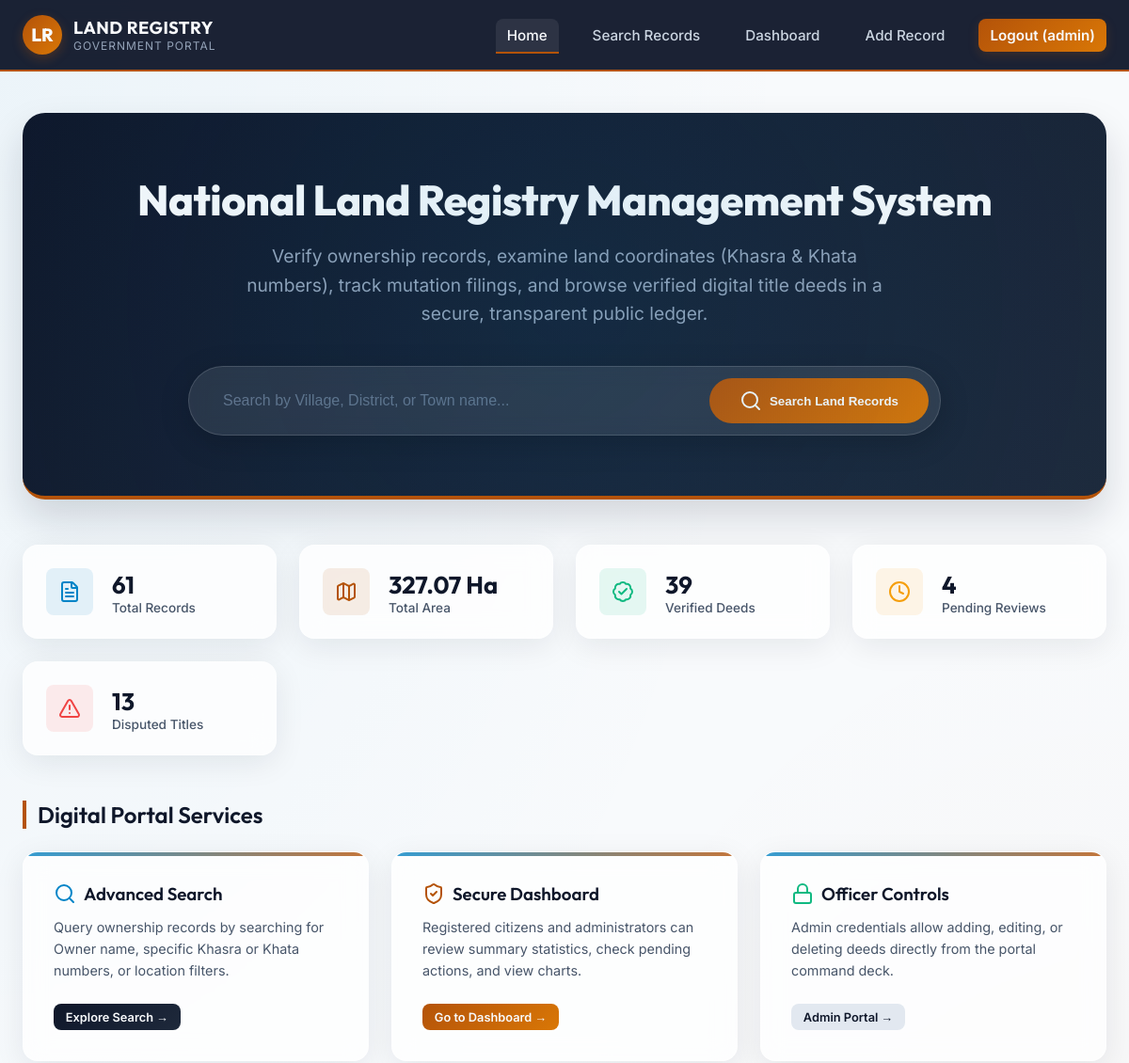
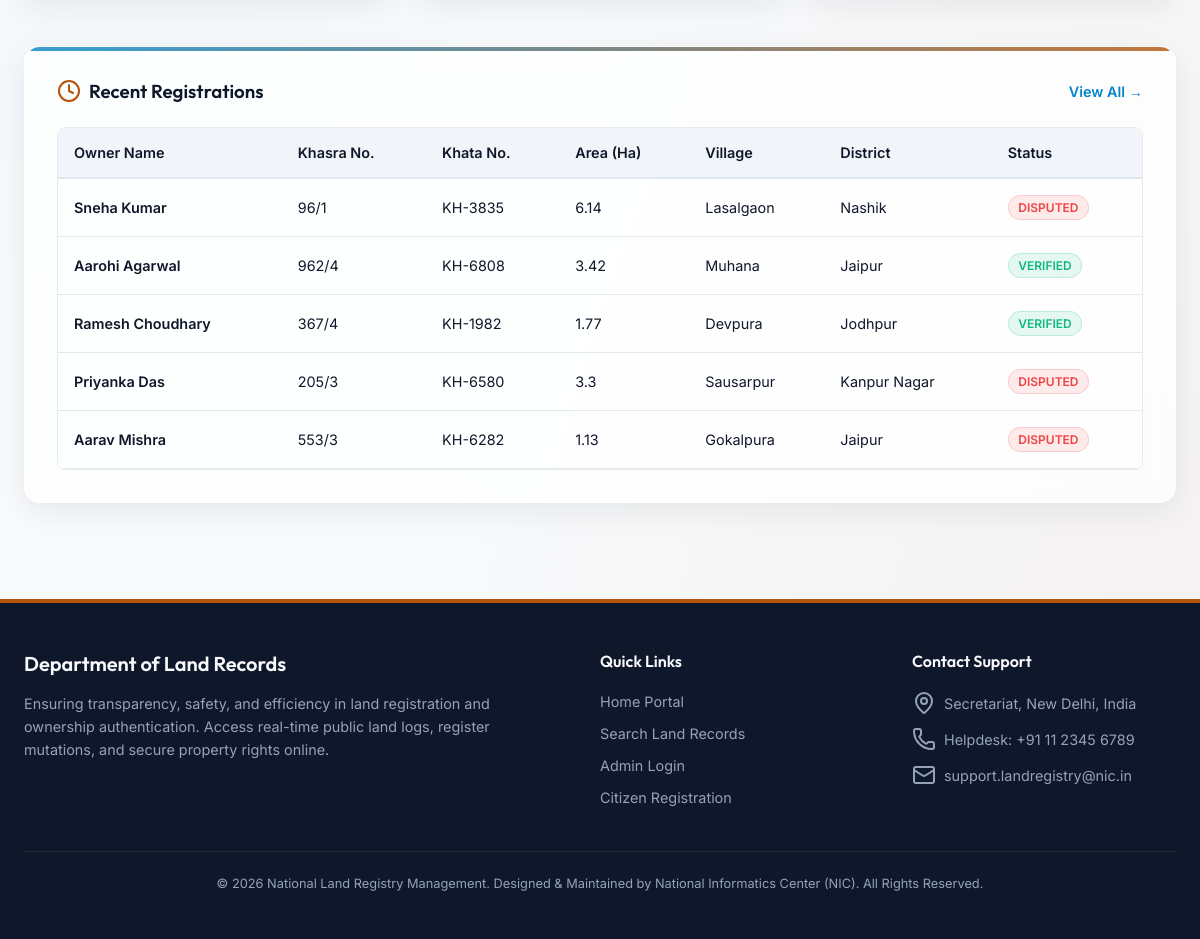
The page / (signed in) on the database its author committed (2 pictures, top to bottom).
### tables this page shows
CREATE TABLE land_records (
        id INTEGER PRIMARY KEY AUTOINCREMENT,
        owner_name TEXT NOT NULL,
        father_husband_name TEXT NOT NULL,
        aadhaar_id TEXT NOT NULL,
        mobile_number TEXT NOT NULL,
        khasra_number TEXT NOT NULL,
        khata_number TEXT NOT NULL,
        survey_number TEXT NOT NULL,
        area REAL NOT NULL,
        market_value REAL NOT NULL,
        village TEXT NOT NULL,
        tehsil TEXT NOT NULL,
        district TEXT NOT NULL,
        state TEXT NOT NULL,
        pin_code TEXT NOT NULL,
        land_type TEXT NOT NULL,
        registry_status TEXT NOT NULL,
        registration_date TEXT NOT NULL,
        remarks TEXT
    );

### app.py (the view)
@app.route('/')
def index():
    conn = get_db_connection()
    cursor = conn.cursor()
    stats = {}
    try:
        stats['total_records'] = cursor.execute('SELECT COUNT(*) FROM land_records').fetchone()[0]
        stats['total_area'] = cursor.execute('SELECT SUM(area) FROM land_records').fetchone()[0] or 0.0
        stats['total_value'] = cursor.execute('SELECT SUM(market_value) FROM land_records').fetchone()[0] or 0.0
        stats['verified_count'] = cursor.execute("SELECT COUNT(*) FROM land_records WHERE registry_status = 'Verified'").fetchone()[0]
        stats['pending_count'] = cursor.execute("SELECT COUNT(*) FROM land_records WHERE registry_status = 'Pending'").fetchone()[0]
        stats['disputed_count'] = cursor.execute("SELECT COUNT(*) FROM land_records WHERE registry_status = 'Disputed'").fetchone()[0]
        stats['total_area'] = round(stats['total_area'], 2)
        stats['total_value_cr'] = round(stats['total_value'] / 10000000.0, 2)  # Convert to Crores
    except sqlite3.Error as e:
        print("Database error:", e)
        stats = {
            'total_records': 0, 'total_area': 0.0, 'total_value_cr': 0.0,
            'verified_count': 0, 'pending_count': 0, 'disputed_count': 0
        }
    recent_records = []
    try:
        recent_records = cursor.execute('SELECT * FROM land_records ORDER BY id DESC LIMIT 5').fetchall()
    except sqlite3.Error as e:
        print("Database error:", e)
    conn.close()
    return render_template('index.html', stats=stats, recent_records=recent_records)

### app.py (called while the page is built)
def get_db_connection():
    print(f"Connecting to database at: {DB_PATH}")
    conn = sqlite3.connect(DB_PATH)
    conn.row_factory = sqlite3.Row
    return conn

def is_logged_in():
    return 'user_id' in session

@app.context_processor
def inject_user():
    return dict(
        logged_in=is_logged_in(),
        username=session.get('username'),
        role=session.get('role'),
        full_name=session.get('full_name')
    )

### templates/index.html (shortened to what this page needs)
{% extends 'base.html' %}
{% block content %}
<div class="hero">
    <h1>National Land Registry Management System</h1>
    <p>Verify ownership records, examine land coordinates (Khasra & Khata numbers), track mutation filings, and browse verified digital title deeds in a secure, transparent public ledger.</p>
    <div class="hero-search-container">
        <form action="{{ url_for('search') }}" method="GET" class="hero-search-form">
            <input type="text" name="location" placeholder="Search by Village, District, or Town name..." required>
            <button type="submit">
                <i data-lucide="search"></i> Search Land Records
            </button>
        </form>
    </div>
</div>
<div class="stats-grid">
    <div class="stat-card">
        <div class="stat-icon primary">
            <i data-lucide="file-text"></i>
        </div>
        <div class="stat-info">
            <span class="stat-value">{{ stats.total_records }}</span>
            <span class="stat-label">Total Records</span>
        </div>
    </div>
    <div class="stat-card">
        <div class="stat-icon accent">
            <i data-lucide="map"></i>
        </div>
        <div class="stat-info">
            <span class="stat-value">{{ stats.total_area }} Ha</span>
            <span class="stat-label">Total Area</span>
        </div>
    </div>
    <div class="stat-card">
        <div class="stat-icon success">
            <i data-lucide="badge-check"></i>
        </div>
        <div class="stat-info">
            <span class="stat-value">{{ stats.verified_count }}</span>
            <span class="stat-label">Verified Deeds</span>
        </div>
    </div>
    <div class="stat-card">
        <div class="stat-icon warning">
            <i data-lucide="clock"></i>
        </div>
        <div class="stat-info">
            <span class="stat-value">{{ stats.pending_count }}</span>
            <span class="stat-label">Pending Reviews</span>
        </div>
    </div>
    <div class="stat-card">
        <div class="stat-icon danger">
            <i data-lucide="alert-triangle"></i>
        </div>
        <div class="stat-info">
            <span class="stat-value">{{ stats.disputed_count }}</span>
            <span class="stat-label">Disputed Titles</span>
        </div>
    </div>
</div>
<h2 style="margin-bottom: 1.5rem; border-left: 4px solid var(--accent); padding-left: 0.75rem;">Digital Portal Services</h2>
<div class="stats-grid" style="grid-template-columns: repeat(auto-fit, minmax(300px, 1fr)); margin-bottom: 3rem;">
    <div class="glass-card">
        <h3 style="display:flex; align-items:center; gap:0.5rem; margin-bottom:0.75rem;">
            <i data-lucide="search" style="color: var(--secondary);"></i> Advanced Search
        </h3>
        <p style="color: var(--text-muted); font-size: 0.9rem; line-height: 1.6; margin-bottom: 1.5rem;">
            Query ownership records by searching for Owner name, specific Khasra or Khata numbers, or location filters.
        </p>
        <a href="{{ url_for('search') }}" class="btn btn-primary btn-sm">Explore Search &rarr;</a>
    </div>
    <div class="glass-card">
        <h3 style="display:flex; align-items:center; gap:0.5rem; margin-bottom:0.75rem;">
            <i data-lucide="shield-check" style="color: var(--accent);"></i> Secure Dashboard
        </h3>
        <p style="color: var(--text-muted); font-size: 0.9rem; line-height: 1.6; margin-bottom: 1.5rem;">
            Registered citizens and administrators can review summary statistics, check pending actions, and view charts.
        </p>
        <a href="{{ url_for('dashboard') }}" class="btn btn-accent btn-sm">Go to Dashboard &rarr;</a>
    </div>
    <div class="glass-card">
        <h3 style="display:flex; align-items:center; gap:0.5rem; margin-bottom:0.75rem;">
            <i data-lucide="lock" style="color: var(--status-verified);"></i> Officer Controls
        </h3>
        <p style="color: var(--text-muted); font-size: 0.9rem; line-height: 1.6; margin-bottom: 1.5rem;">
            Admin credentials allow adding, editing, or deleting deeds directly from the portal command deck.
        </p>
        <a href="{{ url_for('login') }}" class="btn btn-secondary btn-sm">Admin Portal &rarr;</a>
    </div>
</div>
<div class="glass-card">
    <div style="display:flex; justify-content:space-between; align-items:center; margin-bottom:1.5rem;">
        <h3 style="display:flex; align-items:center; gap:0.5rem;">
            <i data-lucide="clock" style="color: var(--accent)"></i> Recent Registrations
        </h3>
        <a href="{{ url_for('search') }}" style="color: var(--secondary); font-size:0.9rem; text-decoration:none; font-weight:600;">View All &rarr;</a>
    </div>
    <div class="table-responsive">
        <table class="custom-table">
            <thead>
                <tr>
                    <th>Owner Name</th>
                    <th>Khasra No.</th>
                    <th>Khata No.</th>
                    <th>Area (Ha)</th>
                    <th>Village</th>
                    <th>District</th>
                    <th>Status</th>
                </tr>
            </thead>
            <tbody>
                {% if recent_records %}
                    {% for row in recent_records %}
                        <tr>
                            <td style="font-weight: 600; color: var(--primary);">{{ row.owner_name }}</td>
                            <td>{{ row.khasra_number }}</td>
                            <td>{{ row.khata_number }}</td>
                            <td>{{ row.area }}</td>
                            <td>{{ row.village }}</td>
                            <td>{{ row.district }}</td>
                            <td>
                                <span class="badge {% if row.registry_status == 'Verified' %}verified{% elif row.registry_status == 'Pending' %}pending{% elif row.registry_status == 'Disputed' %}disputed{% else %}transferred{% endif %}">
                                    {{ row.registry_status }}
                                </span>
                            </td>
                        </tr>
                    {% endfor %}
                {% else %}
                    <tr>
                        <td colspan="7" style="text-align: center; color: var(--text-muted); padding: 2rem;">No recent records found in database.</td>
                    </tr>
                {% endif %}
            </tbody>
        </table>
    </div>
</div>
{% endblock %}

### rows shown on the page
land_records: owner_name "Sneha Kumar", khasra_number "96/1", khata_number "KH-3835", area "6.14", village "Lasalgaon", district "Nashik", registry_status "DISPUTED"
land_records: owner_name "Aarohi Agarwal", khasra_number "962/4", khata_number "KH-6808", area "3.42", village "Muhana", district "Jaipur", registry_status "VERIFIED"
land_records: owner_name "Ramesh Choudhary", khasra_number "367/4", khata_number "KH-1982", area "1.77", village "Devpura", district "Jodhpur", registry_status "VERIFIED"
land_records: owner_name "Priyanka Das", khasra_number "205/3", khata_number "KH-6580", area "3.3", village "Sausarpur", district "Kanpur Nagar", registry_status "DISPUTED"
land_records: owner_name "Aarav Mishra", khasra_number "553/3", khata_number "KH-6282", area "1.13", village "Gokalpura", district "Jaipur", registry_status "DISPUTED"

### other values the page prints
{{ username }} "admin"
{{ stats.total_records }} "61"
{{ stats.total_area }} "327.07"
{{ stats.verified_count }} "39"
{{ stats.pending_count }} "4"
{{ stats.disputed_count }} "13"
